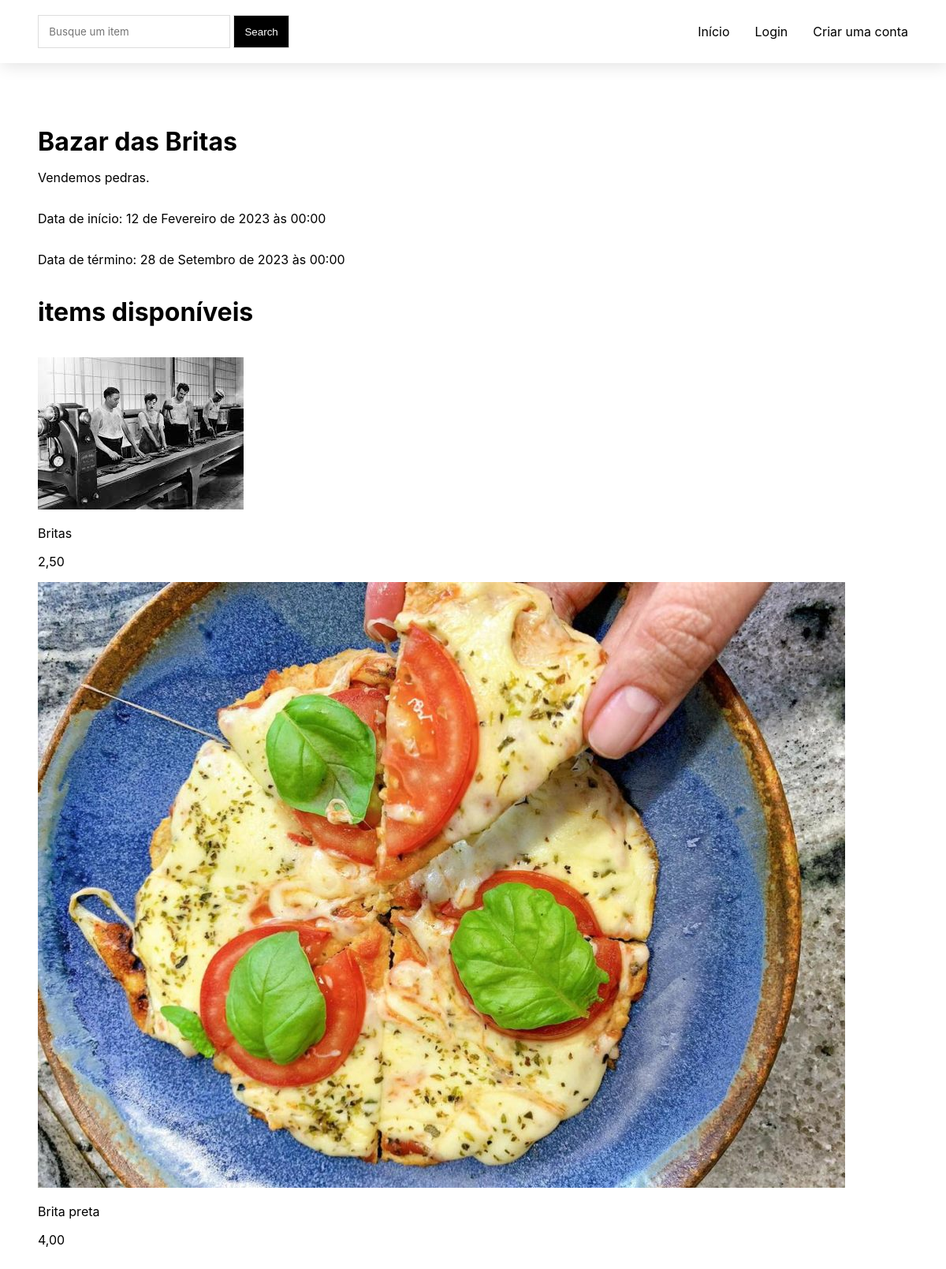
Page /bazar/eventdetail/4 on the committed database.
### bazar/models.py (models this page shows, shortened)
class CharityEvent(models.Model):
    user = models.ForeignKey(User, on_delete=models.CASCADE)
    name = models.CharField(max_length=100)
    description = models.TextField()
    start_date = models.DateTimeField()
    end_date = models.DateTimeField(null=True, blank=True)

class Item(models.Model):
    charity_event = models.ForeignKey(CharityEvent, on_delete=models.CASCADE)
    user = models.ForeignKey(User, on_delete=models.CASCADE)
    photo = models.ImageField(upload_to='items/')
    description = models.CharField(max_length=200)
    price = models.DecimalField(max_digits=10, decimal_places=2)

### bazar/views.py (the view)
# urls.py: path('eventdetail/<int:pk>', views.EventDetailView.as_view(), name='event_detail'),
class EventDetailView(View):
    template_name = 'bazar/event_detail.html'
    def get(self, request, *args, **kwargs):
        event = get_object_or_404(CharityEvent, pk=kwargs['pk'])
        items = Item.objects.filter(charity_event=event)
        context = {
            'charity_event': event,
            'items': items
        }
        return render(request, self.template_name, context)

### bazar/templates/bazar/event_detail.html (shortened to what this page needs)
{% extends 'bazar/base.html' %}
{% block content %}
  <h1 class="margin-zero">{{ charity_event.name }}</h1>
  <p>{{ charity_event.description }}</p>
  <p>Data de início: {{ charity_event.start_date }}</p>
  <p>Data de término: {{ charity_event.end_date }}</p>
  <h1>items disponíveis</h1>
  <ul>
    {% for item in charity_event.item_set.all %}
      <li>
        <img src="{{ item.photo.url }}" alt="{{ item.description }}">
        <p>{{ item.description }}</p>
        <p>{{ item.price }}</p>
      </li>
    {% endfor %}
  </ul>
{% endblock %}

### bazar/static/bazar/css/base.css (style rules this page uses)
:root { --font-family-inter: 'Inter', sans-serif; }
body { margin: 0; font-family: var(--font-family-inter); }
ul { padding: 0px !important; list-style: none; }
.margin-zero { margin: 0; }

### rows in the picture
CharityEvent: name "Bazar das Britas", description "Vendemos pedras.", start_date "12 de Fevereiro de 2023 às 00:00", end_date "28 de Setembro de 2023 às 00:00"
Item: photo (picture), description "Britas", price "2,50"
Item: photo (picture), description "Brita preta", price "4,00"
